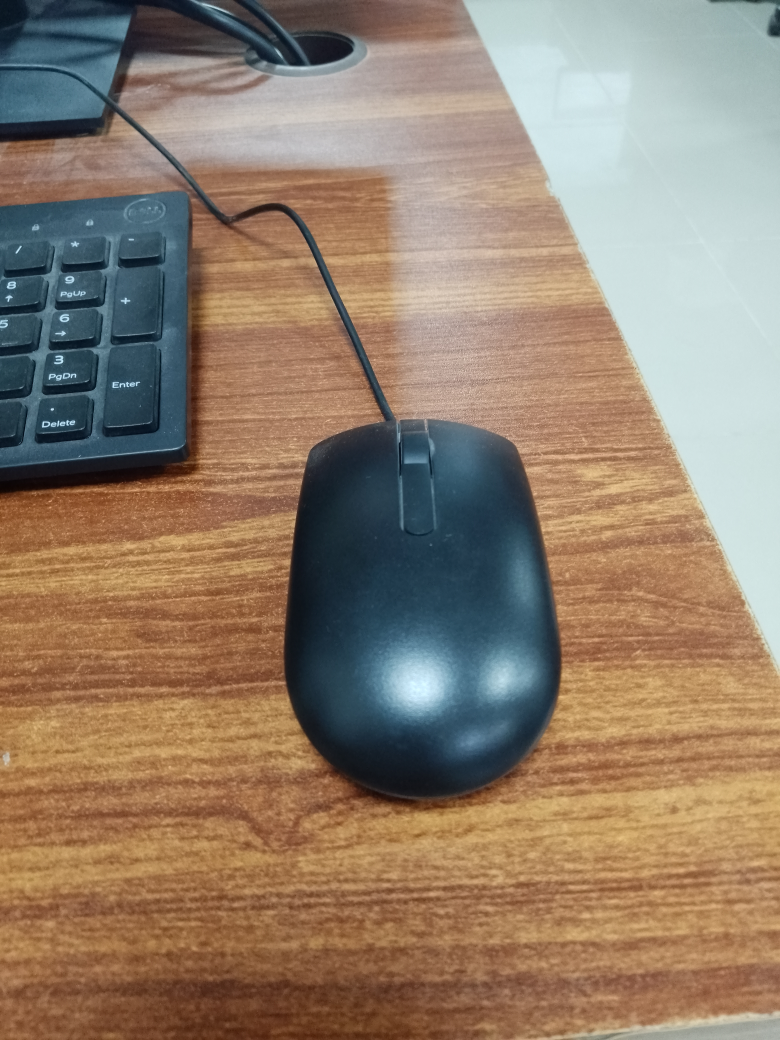
%> input picture before.jpg, 3120 x 4160 px (shown at 1/4 size)
$ octave detect_change.m   (GNU Octave 9; MATLAB toolbox functions it lacks are replaced by stand-ins)
%> lines starting %> are read from the running program, lines starting %| are printed output that depends on the picture
% Take two images of the same scene captured at different times and use image division (or subtraction) to detect the change between them.

I1 = rgb2gray(imread('images/before.jpg')); % before
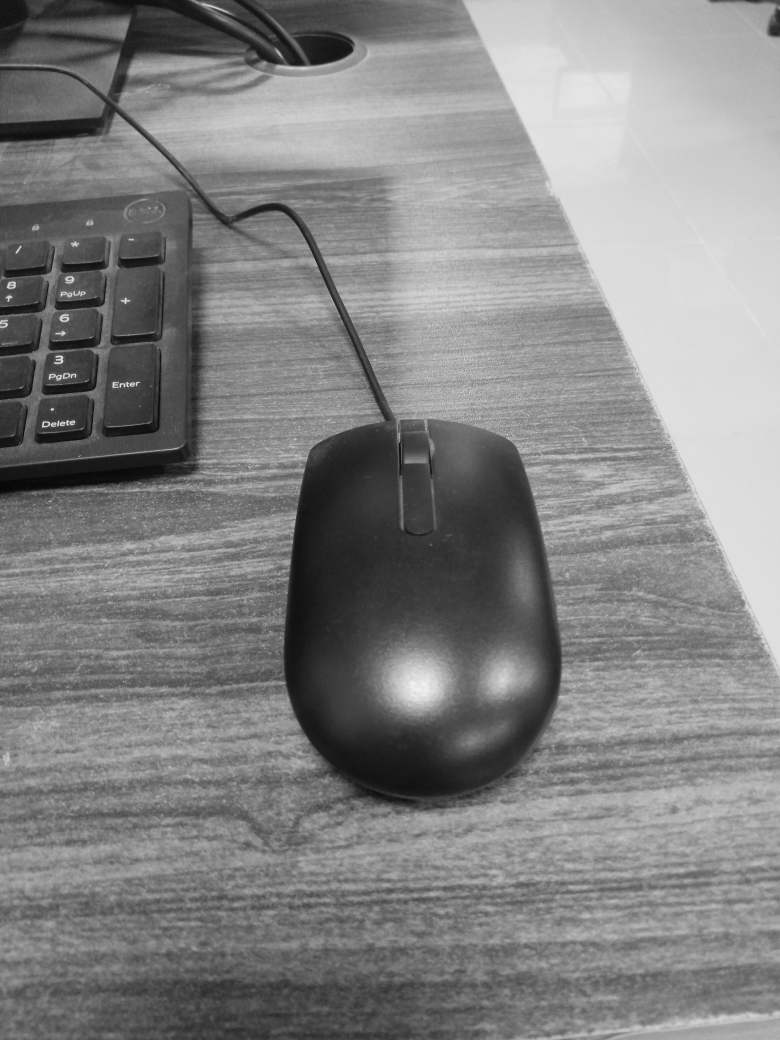
%> I1: size 4160x3120 uint8 (shown at 1/4 size); min 1, max 250, mean 131
I2 = rgb2gray(imread('images/after.jpg'));  % after
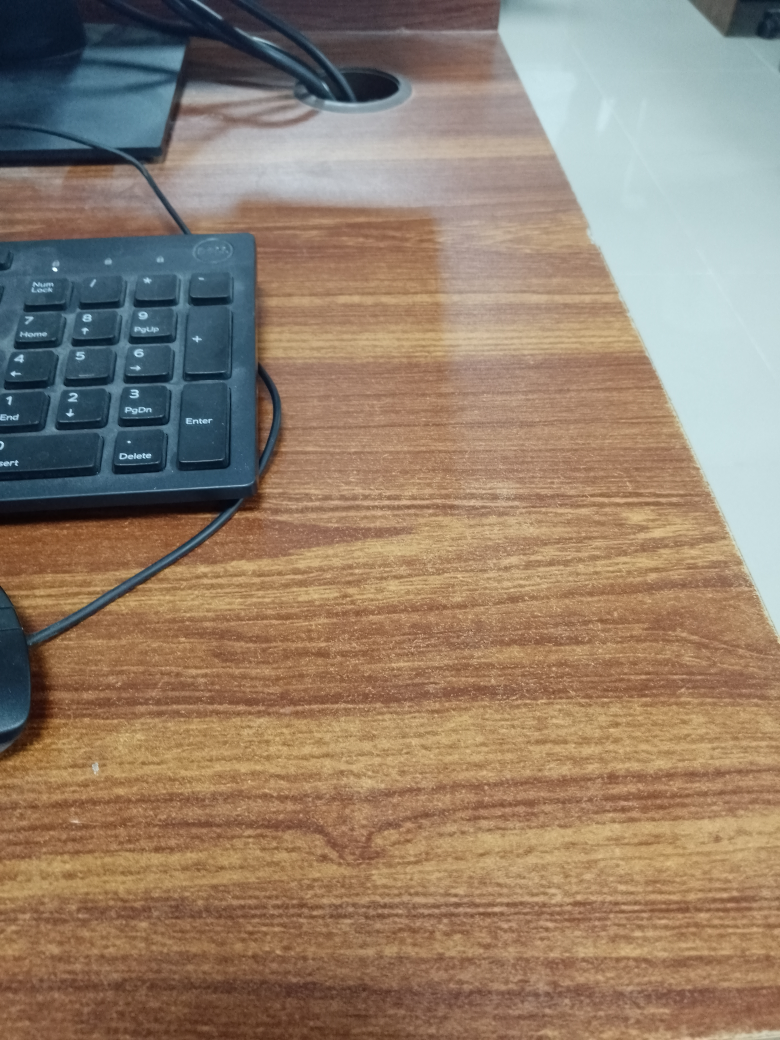
%> input picture after.jpg, 3120 x 4160 px (shown at 1/4 size)
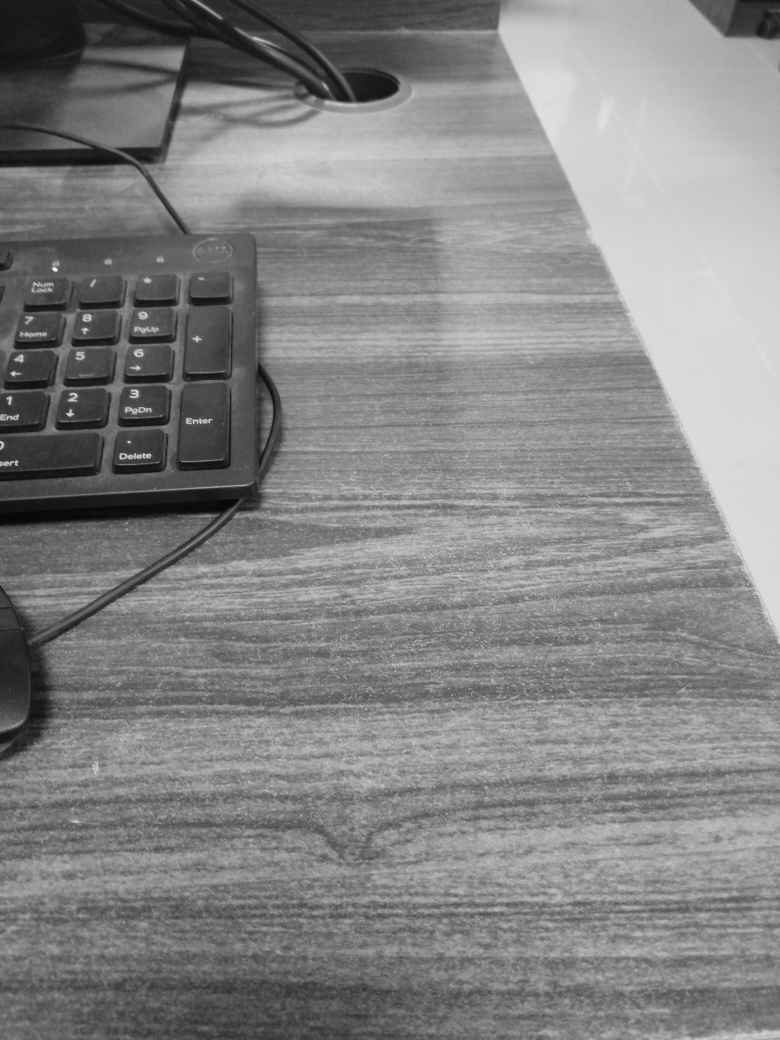
%> I2: size 4160x3120 uint8 (shown at 1/4 size); min 1, max 249, mean 132

I1 = imresize(I1,[256 256]);         % Resize
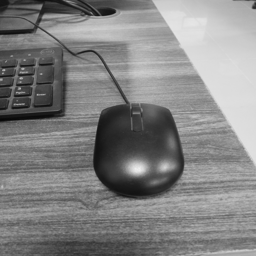
%> I1: size 256x256 uint8; min 6, max 239, mean 131
I2 = imresize(I2,[256 256]);
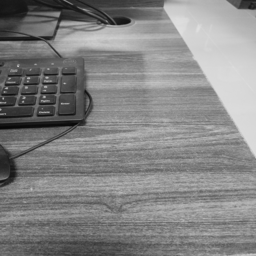
%> I2: size 256x256 uint8; min 7, max 223, mean 132

D = imabsdiff(I1,I2);                % Difference
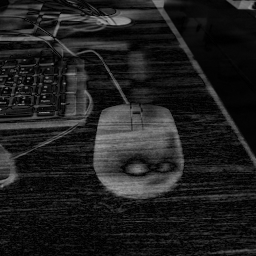
%> D: size 256x256 uint8; min 0, max 161, mean 30.2

subplot(1,3,1); imshow(I1); title('Before');
subplot(1,3,2); imshow(I2); title('After');
subplot(1,3,3); imshow(D);  title('Change');
